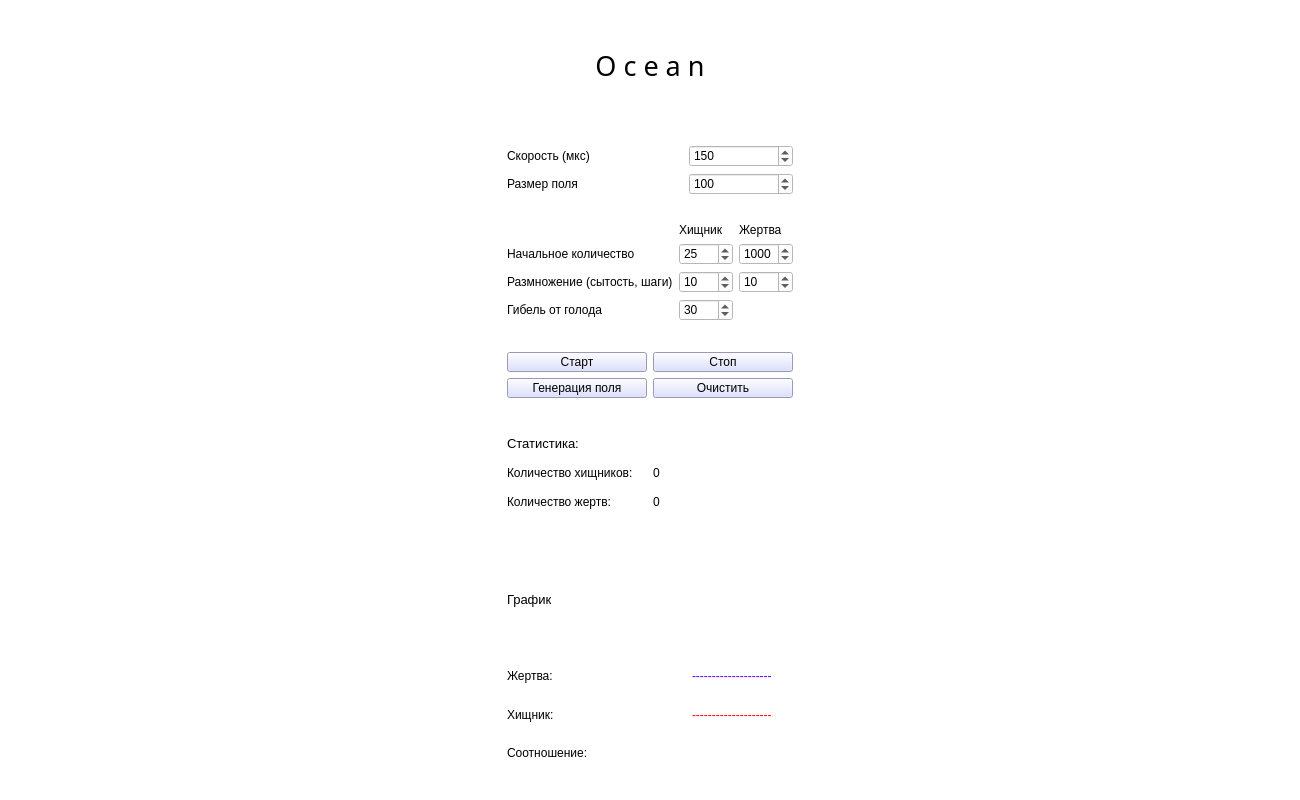
<?xml version="1.0" encoding="UTF-8"?>
<ui version="4.0">
 <class>Ocean</class>
 <widget class="QMainWindow" name="Ocean">
  <property name="geometry">
   <rect>
    <x>0</x>
    <y>0</y>
    <width>1300</width>
    <height>800</height>
   </rect>
  </property>
  <property name="minimumSize">
   <size>
    <width>1300</width>
    <height>800</height>
   </size>
  </property>
  <property name="windowTitle">
   <string>Ocean</string>
  </property>
  <property name="styleSheet">
   <string notr="true">background-color: rgb(255, 255, 255);</string>
  </property>
  <widget class="QWidget" name="centralWidget">
   <layout class="QGridLayout" name="gridLayout_2">
    <item row="0" column="0">
     <layout class="QHBoxLayout" name="main_layout">
      <property name="topMargin">
       <number>0</number>
      </property>
      <item>
       <layout class="QVBoxLayout" name="OceanScene"/>
      </item>
     </layout>
    </item>
    <item row="0" column="1">
     <layout class="QVBoxLayout" name="verticalLayout">
      <item>
       <layout class="QVBoxLayout" name="ConfigLaout">
        <property name="topMargin">
         <number>0</number>
        </property>
        <item>
         <widget class="QLabel" name="okeanNameLabel">
          <property name="font">
           <font>
            <family>AR JULIAN</family>
            <pointsize>20</pointsize>
           </font>
          </property>
          <property name="text">
           <string>O c e a n</string>
          </property>
          <property name="alignment">
           <set>Qt::AlignCenter</set>
          </property>
         </widget>
        </item>
        <item>
         <layout class="QGridLayout" name="gridLayout">
          <property name="topMargin">
           <number>19</number>
          </property>
          <property name="horizontalSpacing">
           <number>78</number>
          </property>
          <item row="1" column="0">
           <widget class="QLabel" name="SizeLabel">
            <property name="text">
             <string>Размер поля</string>
            </property>
           </widget>
          </item>
          <item row="1" column="1">
           <widget class="QSpinBox" name="SizeFieldBox">
            <property name="minimum">
             <number>30</number>
            </property>
            <property name="maximum">
             <number>400</number>
            </property>
            <property name="value">
             <number>100</number>
            </property>
           </widget>
          </item>
          <item row="0" column="1">
           <widget class="QSpinBox" name="UpTimeBox">
            <property name="minimum">
             <number>10</number>
            </property>
            <property name="maximum">
             <number>5000</number>
            </property>
            <property name="value">
             <number>150</number>
            </property>
           </widget>
          </item>
          <item row="0" column="0">
           <widget class="QLabel" name="UpTimeLabel">
            <property name="text">
             <string>Скорость (мкс)</string>
            </property>
           </widget>
          </item>
         </layout>
        </item>
        <item>
         <layout class="QGridLayout" name="gridLayout_4">
          <property name="topMargin">
           <number>22</number>
          </property>
          <item row="2" column="1">
           <widget class="QSpinBox" name="Amount_Predators">
            <property name="maximum">
             <number>5000</number>
            </property>
            <property name="value">
             <number>25</number>
            </property>
           </widget>
          </item>
          <item row="2" column="2">
           <widget class="QSpinBox" name="Amount_Victims">
            <property name="maximum">
             <number>5000</number>
            </property>
            <property name="value">
             <number>1000</number>
            </property>
           </widget>
          </item>
          <item row="1" column="2">
           <widget class="QLabel" name="LabelVictims">
            <property name="text">
             <string>Жертва</string>
            </property>
           </widget>
          </item>
          <item row="4" column="2">
           <widget class="QSpinBox" name="razmnozh_Victims">
            <property name="minimum">
             <number>1</number>
            </property>
            <property name="value">
             <number>10</number>
            </property>
           </widget>
          </item>
          <item row="1" column="1">
           <widget class="QLabel" name="label_3">
            <property name="text">
             <string>Хищник</string>
            </property>
           </widget>
          </item>
          <item row="2" column="0">
           <widget class="QLabel" name="LabelPredators">
            <property name="text">
             <string>Начальное количество</string>
            </property>
           </widget>
          </item>
          <item row="4" column="1">
           <widget class="QSpinBox" name="razmnozh_Predators">
            <property name="minimum">
             <number>1</number>
            </property>
            <property name="value">
             <number>10</number>
            </property>
            <property name="displayIntegerBase">
             <number>10</number>
            </property>
           </widget>
          </item>
          <item row="4" column="0">
           <widget class="QLabel" name="label">
            <property name="text">
             <string>Размножение (сытость, шаги)</string>
            </property>
           </widget>
          </item>
          <item row="5" column="1">
           <widget class="QSpinBox" name="deadStep_Predators">
            <property name="minimum">
             <number>1</number>
            </property>
            <property name="maximum">
             <number>100</number>
            </property>
            <property name="value">
             <number>30</number>
            </property>
           </widget>
          </item>
          <item row="5" column="0">
           <widget class="QLabel" name="label_4">
            <property name="text">
             <string>Гибель от голода</string>
            </property>
           </widget>
          </item>
         </layout>
        </item>
        <item>
         <layout class="QGridLayout" name="gridLayout_3">
          <property name="topMargin">
           <number>25</number>
          </property>
          <item row="0" column="0">
           <widget class="QPushButton" name="startButton">
            <property name="styleSheet">
             <string notr="true">background-color: rgb(211, 214, 255);
 
    padding: 2px 4px;</string>
            </property>
            <property name="text">
             <string>Старт</string>
            </property>
           </widget>
          </item>
          <item row="0" column="1">
           <widget class="QPushButton" name="stopButton">
            <property name="styleSheet">
             <string notr="true">background-color: rgb(211, 214, 255);
 
    padding: 2px 4px;</string>
            </property>
            <property name="text">
             <string>Стоп</string>
            </property>
           </widget>
          </item>
          <item row="1" column="1">
           <widget class="QPushButton" name="clearButton">
            <property name="styleSheet">
             <string notr="true">background-color: rgb(211, 214, 255);
 
    padding: 2px 4px;</string>
            </property>
            <property name="text">
             <string>Очистить</string>
            </property>
           </widget>
          </item>
          <item row="1" column="0">
           <widget class="QPushButton" name="generationButton">
            <property name="styleSheet">
             <string notr="true">background-color: rgb(211, 214, 255);
 
    padding: 2px 4px;</string>
            </property>
            <property name="text">
             <string>Генерация поля</string>
            </property>
           </widget>
          </item>
         </layout>
        </item>
        <item>
         <layout class="QGridLayout" name="gridLayout_6">
          <property name="topMargin">
           <number>27</number>
          </property>
          <item row="3" column="1">
           <widget class="QLabel" name="countVictims">
            <property name="text">
             <string>0</string>
            </property>
           </widget>
          </item>
          <item row="1" column="1">
           <widget class="QLabel" name="countPredators">
            <property name="text">
             <string>0</string>
            </property>
           </widget>
          </item>
          <item row="3" column="0">
           <widget class="QLabel" name="label_6">
            <property name="text">
             <string>Количество жертв:</string>
            </property>
           </widget>
          </item>
          <item row="1" column="0">
           <widget class="QLabel" name="label_7">
            <property name="text">
             <string>Количество хищников:</string>
            </property>
           </widget>
          </item>
          <item row="0" column="0">
           <widget class="QLabel" name="label_5">
            <property name="font">
             <font>
              <pointsize>10</pointsize>
             </font>
            </property>
            <property name="text">
             <string>Статистика:</string>
            </property>
           </widget>
          </item>
         </layout>
        </item>
        <item>
         <spacer name="verticalSpacer">
          <property name="orientation">
           <enum>Qt::Vertical</enum>
          </property>
          <property name="sizeType">
           <enum>QSizePolicy::Fixed</enum>
          </property>
          <property name="sizeHint" stdset="0">
           <size>
            <width>20</width>
            <height>25</height>
           </size>
          </property>
         </spacer>
        </item>
        <item>
         <widget class="QLabel" name="label_2">
          <property name="font">
           <font>
            <pointsize>10</pointsize>
           </font>
          </property>
          <property name="text">
           <string>График </string>
          </property>
         </widget>
        </item>
        <item>
         <layout class="QGridLayout" name="gridLayout_5">
          <property name="horizontalSpacing">
           <number>83</number>
          </property>
          <item row="0" column="0">
           <widget class="QLabel" name="label_8">
            <property name="text">
             <string>Жертва:</string>
            </property>
           </widget>
          </item>
          <item row="0" column="1">
           <widget class="QLabel" name="label_9">
            <property name="styleSheet">
             <string notr="true">color: rgb(85, 0, 255);</string>
            </property>
            <property name="text">
             <string>--------------------</string>
            </property>
           </widget>
          </item>
          <item row="1" column="0">
           <widget class="QLabel" name="label_10">
            <property name="text">
             <string>Хищник:</string>
            </property>
           </widget>
          </item>
          <item row="1" column="1">
           <widget class="QLabel" name="label_11">
            <property name="styleSheet">
             <string notr="true">color: rgb(255, 0, 0);</string>
            </property>
            <property name="text">
             <string>--------------------</string>
            </property>
           </widget>
          </item>
          <item row="2" column="0">
           <widget class="QLabel" name="label_12">
            <property name="text">
             <string>Соотношение:</string>
            </property>
           </widget>
          </item>
          <item row="2" column="1">
           <widget class="QLabel" name="sootnosh">
            <property name="text">
             <string/>
            </property>
           </widget>
          </item>
         </layout>
        </item>
        <item>
         <layout class="QHBoxLayout" name="horizontalLayout"/>
        </item>
       </layout>
      </item>
      <item>
       <layout class="QVBoxLayout" name="graph">
        <property name="topMargin">
         <number>20</number>
        </property>
       </layout>
      </item>
     </layout>
    </item>
   </layout>
  </widget>
 </widget>
 <layoutdefault spacing="6" margin="11"/>
 <resources/>
 <connections/>
</ui>
